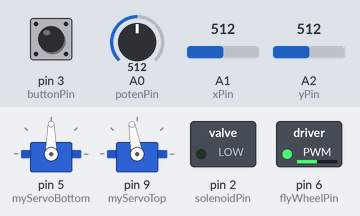
Bench run of a sketch on a simulated Arduino Uno, built with avr-gcc and run on an emulated ATmega328P. Parts: 2 × servo, switched loads named in the sketch (green lamp = pin HIGH). The test bench sets the inputs (shaded band); at power-on: A1 (xPin) = 512, A2 (yPin) = 512, A0 (potenPin) = 512, pin 3 (buttonPin) HIGH. What the sketch prints to the serial monitor is not drawn.

Above: at 1.2 s.
1.3 s: A1 (xPin) set to 716
At 2.0 s:
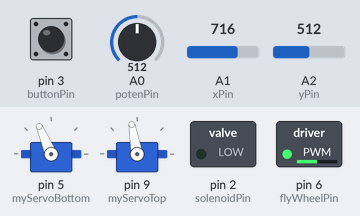
2.8 s: A2 (yPin) set to 306
At 4.0 s:
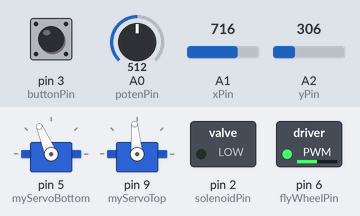
4.3 s: A0 (potenPin) set to 716
At 5.5 s:
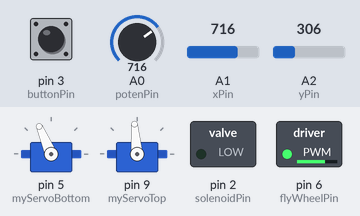
5.8 s: pin 3 (buttonPin) pulled LOW for 0.15 s
At 5.88 s:
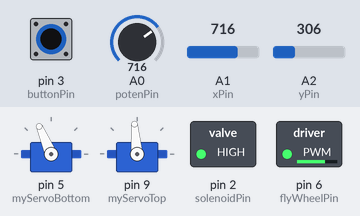
7.4 s: A1 (xPin) set to 306
At 8.1 s:
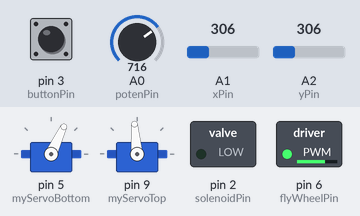
8.9 s: A2 (yPin) set to 716
At 10.3 s:
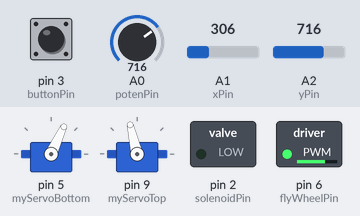
Timing chart, 0 to 11.4 s (numbered marks = the images above; inputs shaded):
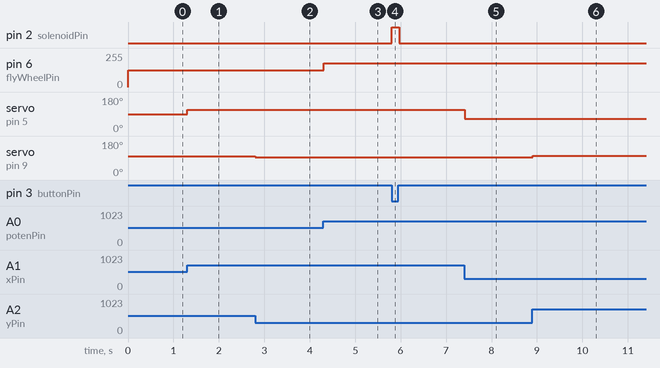

The sketch:

controllerTurret.ino
```cpp
#include <Servo.h>

Servo myServoBottom;
Servo myServoTop;

// constants won't change
const int solenoidPin = 2;  // the Arduino pin, which connects to the IN pin of relay
const int buttonPin = 3;
const int flyWheelPin = 6;
const int potenPin = A0;
const int xPin = A1;
const int yPin = A2;
const int togglePin = 4;


int potenRaw = 0;
int potenMappedValue = 0;
int joyX = 0;
int joyY = 0;
int posX = 0;
int posY = 0;
int toggleSwitchState = HIGH;


// the setup function runs once when you press reset or power the board
void setup() {

  myServoBottom.attach(5);
  myServoTop.attach(9);

  // initialize digital pin as an output.
  pinMode(solenoidPin, OUTPUT);
  pinMode(flyWheelPin, OUTPUT);
  pinMode(buttonPin, INPUT);
  pinMode(potenPin, INPUT);
  pinMode(togglePin, INPUT);
  pinMode(xPin, INPUT);
  pinMode(yPin, INPUT);


  Serial.begin(9600);

}


void switchAndMotorPower() {  // if switch is off, don't power motor

  //  toggleSwitchState = digitalRead(togglePin);
  //  if (toggleSwitchState == HIGH) {
  //    Serial.println("The switch: OFF");
  //    analogWrite(flyWheelPin, 0);
  //  }
  //  else {
  //    Serial.println("The switch: ON");
  //    potenRaw = analogRead(potenPin);
  //    potenMappedValue = map(potenRaw, 0, 1023, 0, 255);
  //    Serial.println(potenMappedValue);
  //    analogWrite(flyWheelPin, potenMappedValue);
  //  }
  potenRaw = analogRead(potenPin);
  potenMappedValue = map(potenRaw, 0, 1023, 0, 255);
  Serial.println(potenMappedValue);
  analogWrite(flyWheelPin, potenMappedValue);

}


void servoControl() {

  joyX = analogRead(xPin);
  joyY = analogRead(yPin);

  int joyYRangeShrink = map(joyX, 0, 1023, 30, 150);
  int joyXRangeShrink = map(joyY, 0, 1023, 90, 110) ;

  myServoBottom.write(joyYRangeShrink);
  myServoTop.write(joyXRangeShrink);

  delay(15);

  Serial.println(joyXRangeShrink, joyYRangeShrink);

}


void solenoidControl() {
  if (digitalRead(buttonPin) == LOW) {
    digitalWrite(solenoidPin, HIGH);
  } else {
    digitalWrite(solenoidPin, LOW);
  }

}


// the loop function runs over and over again forever
void loop() {

  switchAndMotorPower();
  servoControl();
  solenoidControl();


  //  myServoBottom.write(posX);
  //  myServoTop.write(posY);
  //Serial.println(posX);


}
```

Measured:
- after the input at 1.3 s, servo on pin 5 (myServoBottom): 90° → 113° at once
- after the input at 2.8 s, servo on pin 9 (myServoTop): 100° → 95° at once
- after the input at 4.3 s, pin 6 (flyWheelPin): 127/255 → 178/255 at once
- after the input at 5.8 s, pin 2 (solenoidPin): LOW → HIGH at once, → LOW 0.16 s later
- after the input at 7.4 s, servo on pin 5 (myServoBottom): 113° → 65° at once
- after the input at 8.9 s, servo on pin 9 (myServoTop): 95° → 103° at once
